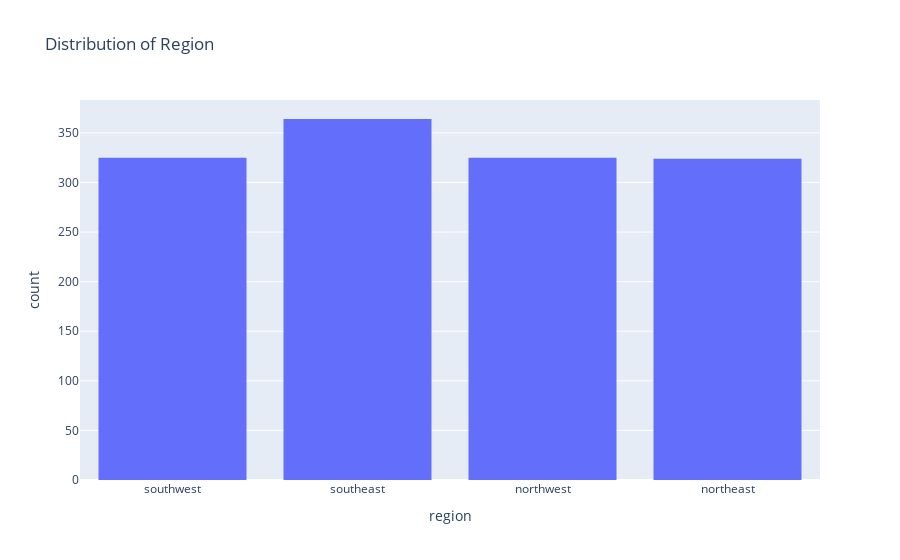

Write notebook code for a chart like this one.
### Code cell
# Create a bar chart for the 'region' column
fig = px.histogram(medical_df, x='region', title='Distribution of Region')

# Show the figure
fig.show()

### Figure 1 — Plotly figure (JSON) as saved in the notebook; plotly's stock layout.template omitted (floating-point values rounded to 4 significant figures; data arrays with more than 128 entries replaced by an {"elided": "..."} marker saying what was removed)
{"data": [{"alignmentgroup": "True", "bingroup": "x", "hovertemplate": "region=%{x}<br>count=%{y}<extra></extra>", "legendgroup": "", "marker": {"color": "#636efa", "pattern": {"shape": ""}}, "name": "", "offsetgroup": "", "orientation": "v", "showlegend": false, "type": "histogram", "x": {"elided": "1338 str values"}, "xaxis": "x", "yaxis": "y"}], "layout": {"barmode": "relative", "legend": {"tracegroupgap": 0}, "title": {"text": "Distribution of Region"}, "xaxis": {"anchor": "y", "domain": [0, 1], "title": {"text": "region"}}, "yaxis": {"anchor": "x", "domain": [0, 1], "title": {"text": "count"}}}}
